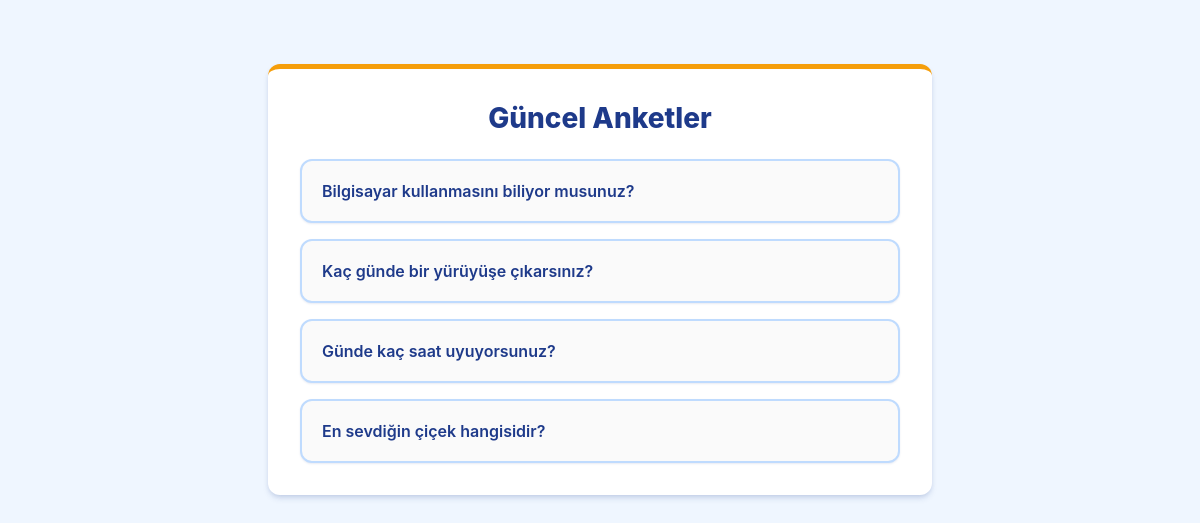
Screenshot of /polls/ with the database file from the repository.
### polls/models.py (models this page shows, shortened)
class Question(models.Model):
    question_text = models.CharField(max_length=200)
    pub_date = models.DateTimeField("date published")

### polls/views.py (the view)
# urls.py: path("", views.IndexView.as_view(), name="index"),
class IndexView(generic.ListView):
    template_name = "polls/index.html"
    context_object_name = "latest_question_list"
    def get_queryset(self):
        return Question.objects.filter(pub_date__lte=timezone.now()).order_by("-pub_date")[:5]

### polls/templates/polls/index.html (shortened to what this page needs)
{% load static %}
<!DOCTYPE html>
<html lang="tr">
<head>
    <link rel="stylesheet" href="{% static 'polls/style.css' %}">
</head>
<body>
    <div class="container">
        <h1>Güncel Anketler</h1>
        {% if latest_question_list %}
            <ul class="poll-list">
            {% for question in latest_question_list %}
                <li class="poll-item">
                    <a href="{% url 'polls:detail' question.id %}">{{ question.question_text }}</a>
                </li>
            {% endfor %}
            </ul>
        {% else %}
            <div class="empty-state">Henüz anket bulunmuyor.</div>
        {% endif %}
    </div>
</body>
</html>

### polls/static/polls/style.css (style rules this page uses)
:root { --primary-color: #f59e0b; --primary-hover: #d97706; --bg-color: #eff6ff; --card-bg: #ffffff; --text-main: #1e3a8a; --text-muted: #6b7280; --border-color: #bfdbfe; --shadow-sm: 0 1px 2px 0 rgba(30, 58, 138, 0.1); --shadow-md: 0 4px 6px -1px rgba(30, 58, 138, 0.15), 0 2px 4px -1px rgba(30, 58, 138, 0.1); --rounded-lg: 0.75rem; }
body { font-family: 'Inter', -apple-system, BlinkMacSystemFont, "Segoe UI", Roboto, Helvetica, Arial, sans-serif; background-color: var(--bg-color); color: var(--text-main); margin: 0; padding: 0; display: flex; justify-content: center; align-items: flex-start; min-height: 100vh; padding-top: 3rem; }
.container { width: 100%; max-width: 600px; background-color: var(--card-bg); border-radius: var(--rounded-lg); box-shadow: var(--shadow-md); padding: 2rem; margin: 1rem; border-top: 5px solid var(--primary-color); }
h1 { font-size: 1.75rem; font-weight: 800; margin-top: 0; margin-bottom: 1.5rem; color: var(--text-main); text-align: center; }
.poll-list { list-style: none; padding: 0; margin: 0; display: flex; flex-direction: column; gap: 1rem; }
.poll-item a { display: block; padding: 1.25rem; background-color: #fafafa; border: 2px solid var(--border-color); border-radius: var(--rounded-lg); color: var(--text-main); text-decoration: none; font-weight: 600; transition: all 0.2s ease-in-out; box-shadow: var(--shadow-sm); }

### rows the page displays
Question: question_text "Bilgisayar kullanmasını biliyor musunuz?"
Question: question_text "Kaç günde bir yürüyüşe çıkarsınız?"
Question: question_text "Günde kaç saat uyuyorsunuz?"
Question: question_text "En sevdiğin çiçek hangisidir?"
